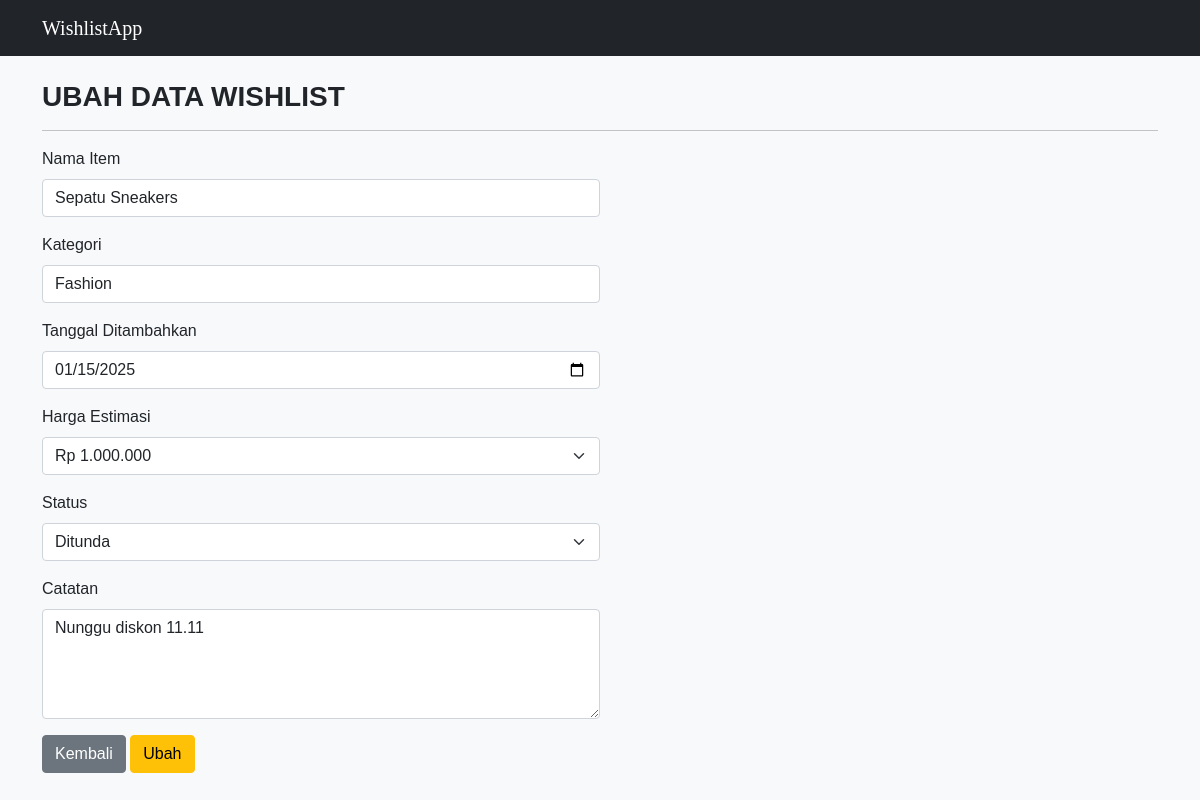
Page /ubah.php?id=WL002 (signed in) on the committed database.
### tables this page shows
CREATE TABLE `whishlist` (
  `id_wishlist` varchar(50) NOT NULL,
  `nama_item` varchar(255) NOT NULL,
  `kategori` varchar(50) NOT NULL,
  `tanggal_ditambahkan` date NOT NULL,
  `harga_estimasi` enum('Rp_50000','Rp_100000','Rp_500000','Rp_1000000') NOT NULL,
  `status` enum('Pending','Dibeli','Ditunda') NOT NULL,
  `catatan` varchar(255) NOT NULL,
  PRIMARY KEY (`id_wishlist`)
);

### function.php (called while the page is built, shortened)
<?php
$koneksi = mysqli_connect("localhost", "root", "", "whishlist");
function query($query)
{
    global $koneksi;
    $result = mysqli_query($koneksi, $query);
    $rows = [];
    while ($row = mysqli_fetch_assoc($result)) {
        $rows[] = $row;
    }
    return $rows;
}

### ubah.php (the view, shortened to what this page needs)
<?php
require 'function.php';
$id = $_GET['id'];
$data = query("SELECT * FROM whishlist WHERE id_wishlist = '$id'")[0];
?>
<!DOCTYPE html>
<html lang="en">
<head>
     <link href="https://cdn.jsdelivr.net/npm/bootstrap@5.0.0-beta2/dist/css/bootstrap.min.css" rel="stylesheet">
     <link rel="stylesheet" href="css/style.css">
</head>
<body class="bg-light">
<nav class="navbar navbar-expand-lg navbar-dark bg-dark">
    <div class="container">
        <a class="navbar-brand" href="index.php">WishlistApp</a>
    </div>
</nav>
<div class="container mt-4">
    <h3 class="fw-bold text-uppercase">Ubah Data Wishlist</h3>
    <hr>
    <form action="" method="post">
        <div class="mb-3">
            <label class="form-label">Nama Item</label>
            <input type="text" class="form-control w-50" name="nama_item"
                   value="<?= $data['nama_item']; ?>" required>
        </div>
        <div class="mb-3">
            <label class="form-label">Kategori</label>
            <input type="text" class="form-control w-50" name="kategori"
                   value="<?= $data['kategori']; ?>" required>
        </div>
        <div class="mb-3">
            <label class="form-label">Tanggal Ditambahkan</label>
            <input type="date" class="form-control w-50" name="tanggal_ditambahkan"
                   value="<?= $data['tanggal_ditambahkan']; ?>" required>
        </div>
        <div class="mb-3">
            <label class="form-label">Harga Estimasi</label>
            <select class="form-select w-50" name="harga_estimasi" required>
                <option value="Rp_1000000"   <?= ($data['harga_estimasi'] == "Rp_1000000") ? "selected" : "" ?>>Rp 1.000.000</option>
            </select>
        </div>
        <div class="mb-3">
            <label class="form-label">Status</label>
            <select class="form-select w-50" name="status" required>
                <option value="Ditunda"  <?= ($data['status'] == "Ditunda") ? "selected" : "" ?>>Ditunda</option>
            </select>
        </div>
        <div class="mb-3">
            <label class="form-label">Catatan</label>
            <textarea class="form-control w-50" rows="4" name="catatan"><?= $data['catatan']; ?></textarea>
        </div>
        <a href="index.php" class="btn btn-secondary">Kembali</a>
        <button type="submit" name="ubah" class="btn btn-warning">Ubah</button>
    </form>
</div>
</body>
</html>

### css/style.css (style rules this page uses)
body { font-family: 'Gill Sans', 'Gill Sans MT', Calibri, 'Trebuchet MS', sans-serif; }
.navbar-brand { font-family: 'Righteous', cursive; }

### rows in the picture
whishlist: nama_item "Sepatu Sneakers", kategori "Fashion", tanggal_ditambahkan "01/15/2025", harga_estimasi "Rp 1.000.000", status "Ditunda", catatan "Nunggu diskon 11.11"
